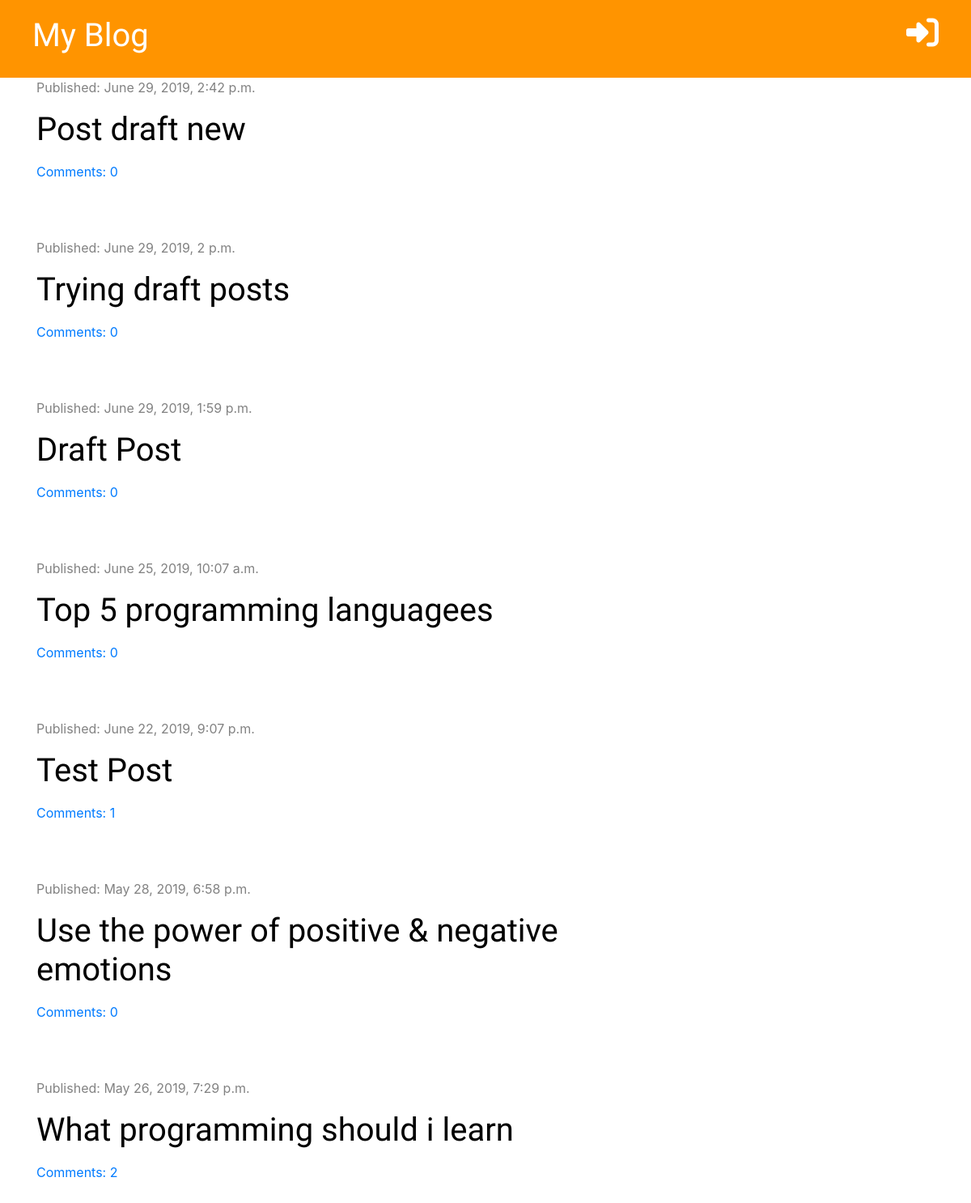
The app's page /, older data.
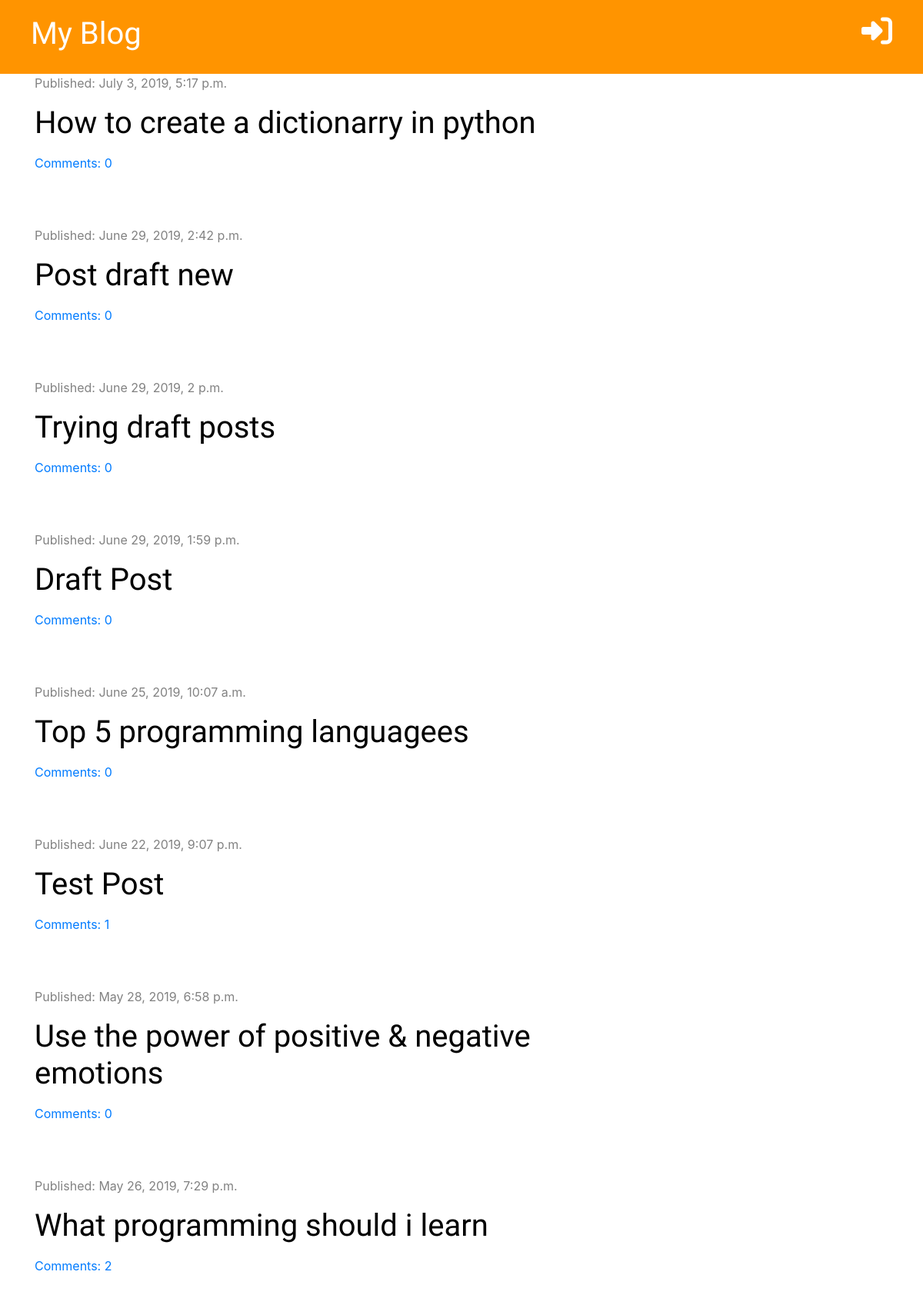
The same page, newer data.
### blog/models.py (models this page shows, shortened)
class Post(models.Model):
    author = models.ForeignKey('auth.User', on_delete= models.CASCADE)
    title = models.CharField(max_length=200)
    text = models.TextField()
    created_date = models.DateTimeField(default=timezone.now)
    published_date = models.DateTimeField(blank=True, null=True)
    def approved_comments(self):
        return self.comments.filter(approved=True)

### blog/views.py (the view)
# urls.py: path('', views.post_list, name='post_list'),
def post_list(request):
    posts = Post.objects.filter(published_date__lte=timezone.now()).order_by('-published_date')
    stuff_for_frontend = {'posts': posts, }
    return render(request, 'blog/post_list.html', stuff_for_frontend)

### blog/templatetags/markdownify.py (called while the page is built)
@register.filter
def markdown(value):
    renderer = HighlightRenderer()
    markdown = mistune.Markdown(renderer=renderer)
    return markdown(value)

### blog/templates/blog/post_list.html (shortened to what this page needs)
{% extends 'blog/base.html' %}
{% load markdownify %}
{% block content %}
   {% for post in posts %}
        <div class="post">
            <div class="date">
                <p>Published: {{ post.published_date }}</p>
            </div>
            <h1><a href="{% url 'post_detail' pk=post.pk %}">{{ post.title}}</a></h1>
            <a href="{% url 'post_detail' pk=post.pk %}">Comments: {{post.approved_comments.count}}</a>
        </div>
    {% endfor %}
{% endblock %}

Row changes from the older to the newer data that the page shows:
added Post: published_date "July 3, 2019, 5:17 p.m.", title "How to create a dictionarry in python", approved_comments.count "0"
